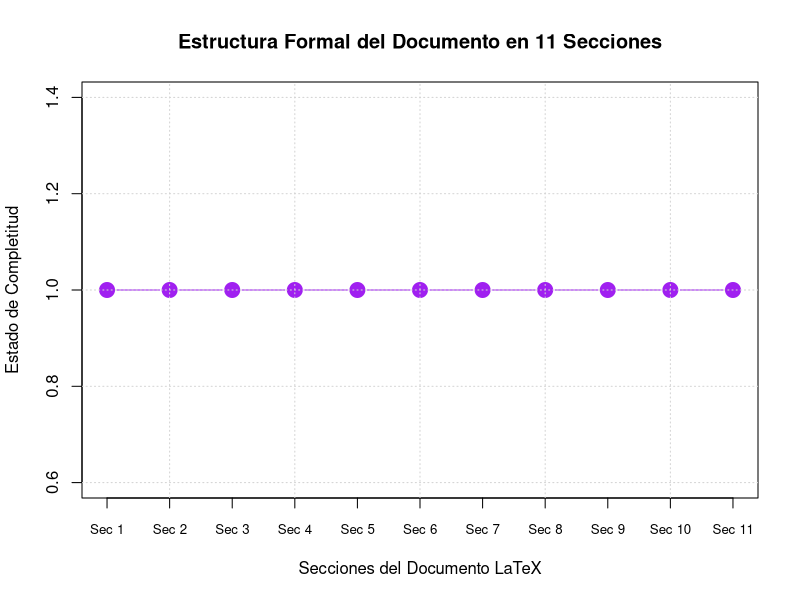

Here is the R script that generated this plot: (Note: this script raises an error after producing the figure.)
dir_res <- 'c:/xampp/htdocs/api vehiculos tutoria/MINERIA_DATOS/UNIDAD_4/03_DOCUMENTACION/resultados'
png(file.path(dir_res, 'grafico_03_documentacion.png'), width = 800, height = 600, res = 120)
plot(1:11, rep(1, 11), type = 'b', pch = 19, col = 'purple', cex = 2, xlab = 'Secciones del Documento LaTeX', ylab = 'Estado de Completitud', main = 'Estructura Formal del Documento en 11 Secciones', xaxt = 'n')
axis(1, at = 1:11, labels = paste('Sec', 1:11), cex.axis = 0.8)
grid()
dev.off()
sink(file.path(dir_res, 'metricas_03.txt'))
cat('ESTRUCTURA DE DOCUMENTACIÓN LATEX VERIFICADA (11 SECCIONES):

')
cat('1. Introducción
2. Definición del Problema
3. Base de Datos
4. Preparación de Datos
')
cat('5. Técnicas Seleccionadas
6. Implementación en R
7. Resultados
8. Evaluación
')
cat('9. Interpretación
10. Conclusiones
11. Referencias Bibliográficas

')
cat('Estado: 11/11 Secciones Redactadas y Compiladas en LaTeX.
')
sink()
cat('Etapa 3 de Unidad 4 ejecutada exitosamente.
')
